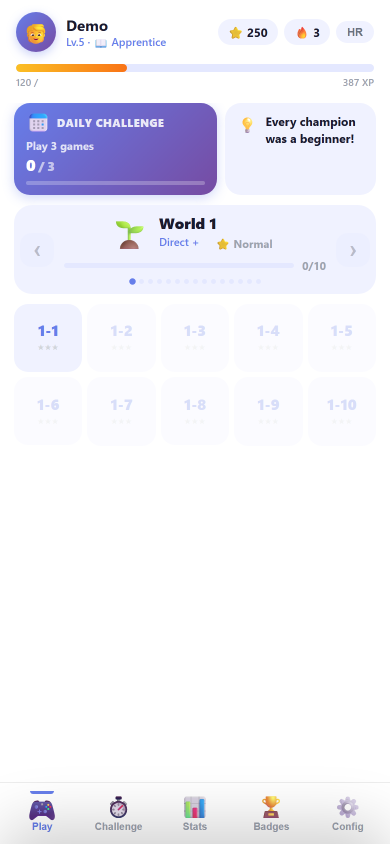
#> input picture media/screenshots/01_home.png, 780 x 1688 px (shown at 1/2 size)
$ python -i generate_media.py   (imports and definitions only)
#> lines starting #> are read from the running program, lines starting #| are printed output that depends on the picture
#!/usr/bin/env python3
"""
generate_media.py — Anzan Flash screenshot & GIF generator
Produces ready-to-use GitHub repo media assets.

Usage:
    python3 generate_media.py [path/to/anzan_flash.html]

Output (./media/):
    screenshots/  — static PNG screenshots
    gifs/         — animated GIF walkthroughs
"""

import sys, os, time, shutil, tempfile
from pathlib import Path
from playwright.sync_api import sync_playwright
from PIL import Image

# ── Config ────────────────────────────────────────────────────────────────────
HTML_FILE  = sys.argv[1] if len(sys.argv) > 1 else "anzan_flash.html"
OUT_DIR    = Path("media")
SS_DIR     = OUT_DIR / "screenshots"
GIF_DIR    = OUT_DIR / "gifs"
VIEWPORT   = {"width": 390, "height": 844}   # iPhone 14 Pro viewport
GIF_FPS    = 8                                 # frames per second for GIFs

# ── Helpers ───────────────────────────────────────────────────────────────────

def make_dirs():
    for d in [SS_DIR, GIF_DIR]:
        d.mkdir(parents=True, exist_ok=True)


def file_url(path: str) -> str:
    return "file://" + os.path.abspath(path)


# [7 lines left out: function snap, not called in this run]


def frames_to_gif(frames: list[Path], dest: Path, fps: int = GIF_FPS,
                  loop: int = 0, scale: float = 1.0):
    """Convert a list of PNG paths to an animated GIF."""
    imgs = []
    for f in frames:
        img = Image.open(f).convert("RGBA")
        if scale != 1.0:
            w, h = img.size
            img = img.resize((int(w * scale), int(h * scale)), Image.LANCZOS)
        # GIF needs palette mode
        bg = Image.new("RGBA", img.size, (255, 255, 255, 255))
        bg.paste(img, mask=img.split()[3])
        imgs.append(bg.convert("P", palette=Image.ADAPTIVE, colors=256))
    duration_ms = int(1000 / fps)
    imgs[0].save(
        dest,
        save_all=True,
        append_images=imgs[1:],
        duration=duration_ms,
        loop=loop,
        optimize=False,
    )
    kb = dest.stat().st_size // 1024
    print(f"  🎞   {dest.name}  ({len(frames)} frames, {kb} KB)")


# [66 lines left out: functions stub_external_libs, init_game, select_level, not called in this run]


# ── Screenshots ───────────────────────────────────────────────────────────────

def screenshot_home(page):
    print("\n── Home Screen ──────────────────────────────────────────────────")
    snap(page, "01_home", "main menu / world carousel")


# [310 lines left out: functions screenshot_themes, screenshot_stats_tab, screenshot_badges_tab, screenshot_settings, screenshot_level_sheet, screenshot_game_sequence and 4 more, not called in this run]


# [2 lines not run here, left out]

>>> import cv2
>>> picture = cv2.imread('media/screenshots/01_home.png', cv2.IMREAD_GRAYSCALE)
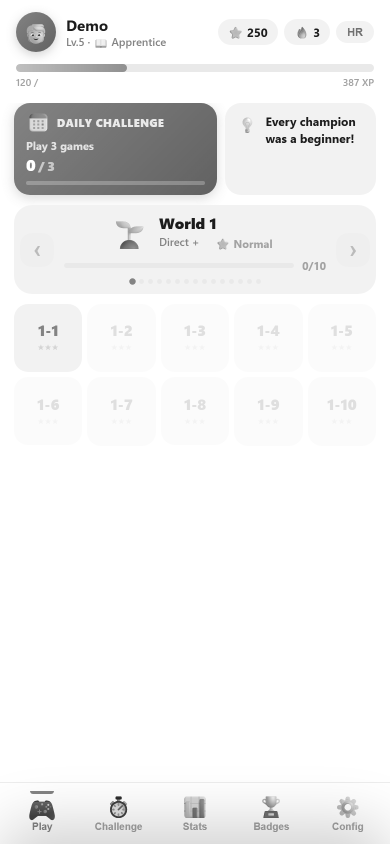
#> picture: shape (1688, 780) (shown at 1/2 size); min 0, max 255, mean 240.7
>>> result = frames_to_gif(picture, 'out.png')
#> (the run stopped early here; a loop or call above may not have finished)
